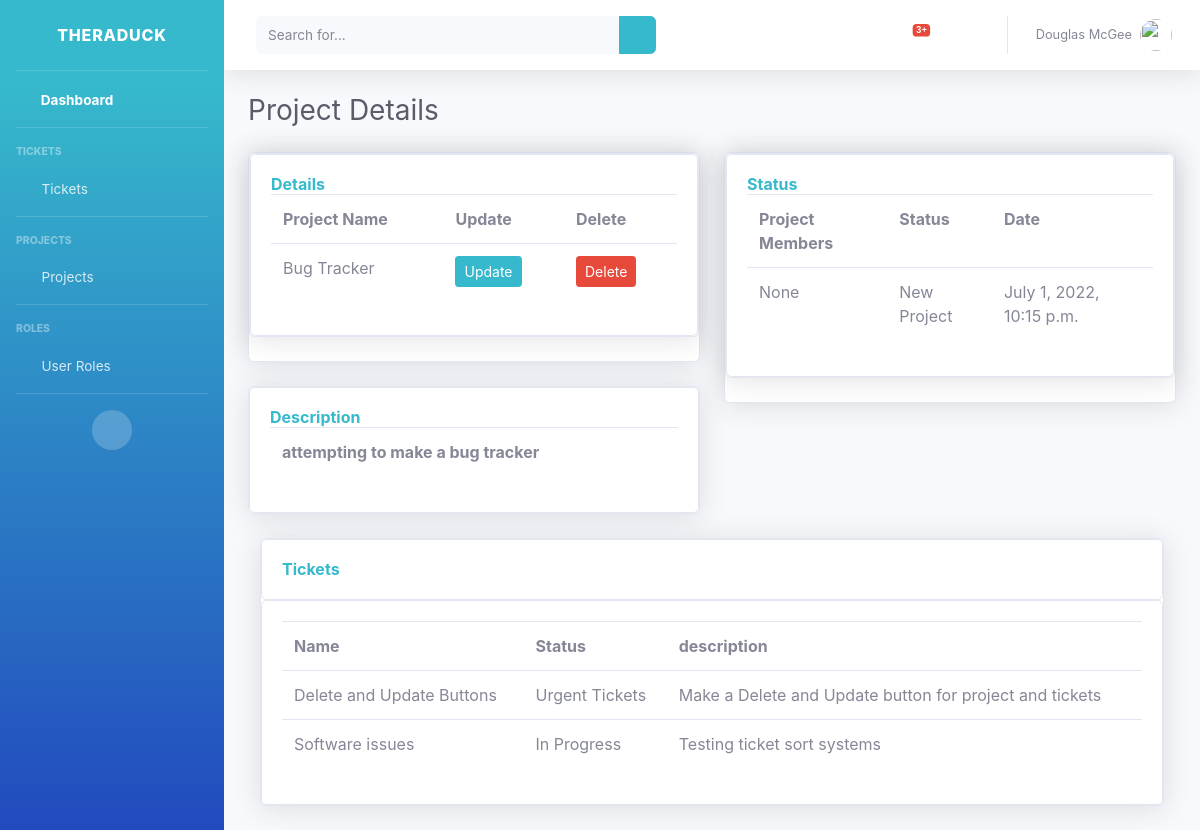
/project_details/1/, run on the app's committed database.
### accounts/models.py (models this page shows, shortened)
class Project(models.Model):
    name = models.CharField(max_length=500, null=True)
    description = models.CharField(max_length=500, null=True)
    STATUS = (
            ('New Project', 'New Project'),
            ('In Progress', 'In Progress'),
            ('Finished', 'Finished'),
                )
    member = models.ForeignKey(Member, null=True, on_delete=models.SET_NULL)
    status = models.CharField(max_length=500, null=True, choices=STATUS)
    date_created = models.DateTimeField(auto_now_add=True, null=True)

class Ticket(models.Model):
    name = models.CharField(max_length=500, null=True)
    description = models.CharField(max_length=500, null=True)
    STATUS = (
            ('New Tickets', 'New Tickets'),
            ('In Progress', 'In Progress'),
            ('Urgent Tickets', 'Urgent Tickets'),
            ('Resolved', 'Resolved'),
                )
    member = models.ForeignKey(Member, null=True, on_delete=models.SET_NULL)
    project = models.ForeignKey(Project, null=True, on_delete=models.SET_NULL)
    status = models.CharField(max_length=500, null=True, choices=STATUS)
    date_created = models.DateTimeField(auto_now_add=True, null=True)

### accounts/views.py (the view)
# urls.py: path('project_details/<str:pk>/', views.project_details, name="project_details"),
def project_details(request, pk):
    project_details = Project.objects.get(id=pk)
    tickets = project_details.ticket_set.all()
    context = {'project_details': project_details, 'tickets': tickets}
    return render(request, 'accounts/project_details.html', context)

### accounts/templates/accounts/project_details.html (shortened to what this page needs)
{% load static %}
<!DOCTYPE html>
<html lang="en">
<head>
    <link href="{% static 'vendor/fontawesome-free/css/all.min.css' %}" rel="stylesheet" type="text/css">
    <link href="{% static 'css/sb-admin-2.min.css' %}" rel="stylesheet">
</head>
<body id="page-top">
    <div id="wrapper">
            {% include 'accounts/sidebar.html' %}
                <div id="content-wrapper" class="d-flex flex-column">
                    <div id="content">
                {% include 'accounts/topbar.html' %}
                <div class="container-fluid">
                    <h1 class="h3 mb-4 text-gray-800">Project Details</h1>
                    <div class="row">
                        <div class="col-lg-6">
                            <div class="card shadow mb-4">
                                <div class="card shadow mb-4">
                                    <div class="card card-body">
                                        <h6 class="m-0 font-weight-bold text-primary">Details</h6>
                                        <table class="table">
                                            <tr>
                                                <th>Project Name</th>
                                                <th>Update</th>
                                                <th>Delete</th>
                                            </tr>
                                                <tr>
                                                    <td>{{project_details.name}}</td>
                                                    <td><a class="btn btn-sm btn-info" href="">Update</a></td>
                                                    <td><a class="btn btn-sm btn-danger" href="">Delete</a></td>
                                                </tr>
                                        </table>
                                    </div>
                                </div>
                            </div>
                            <div class="card shadow mb-4">
                                <div class="card card-body">
                                    <h6 class="m-0 font-weight-bold text-primary">Description</h6>
                                    <table class="table">
                                            <tr>
                                                <th>{{project_details.description}}</th>
                                            </tr>
                                    </table>
                                </div>
                            </div>
                        </div>
                        <div class="col-lg-6">
                            <div class="card shadow mb-4">
                                <div class="card shadow mb-4">
                                    <div class="card card-body">
                                        <h6 class="m-0 font-weight-bold text-primary">Status</h6>
                                        <table class="table">
                                            <tr>
                                                <th>Project Members</th>
                                                <th>Status</th>
                                                <th>Date</th>
                                            </tr>
                                                <tr>
                                                    <td>{{project_details.member}}</td>
                                                    <td>{{project_details.status}}</td>
                                                    <td>{{project_details.date_created}}</td>
                                                </tr>
                                        </table>
                                    </div>
                                </div>
                            </div>
                        </div>
                        <div class="container">
                            <div class="row">
                                    <div class="col-xl-13 col-lg-12">
                                            <div class="card shadow mb-4">
                                                <div class="row">
                                                    <div class="col-md">
                                                        <div class="card card-body">
                                                            <h6 class="m-0 font-weight-bold text-primary">Tickets</h6>
                                                        </div>
                                                        <div class="card card-body">
                                                            <table class="table">
                                                                <tr>
                                                                    <th>Name</th>
                                                                    <th>Status</th>
                                                                    <th>description</th>
                                                                </tr>
                                                                {% for ticket in tickets %}
                                                                    <tr>
                                                                        <td>{{ticket.name}}</td>
                                                                        <td>{{ticket.status}}</td>
                                                                        <td>{{ticket.description}}</td>
                                                                    </tr>
                                                                {% endfor %}
                                                            </table>
                                                        </div>
                                                    </div>
                                                </div>
                                            </div>
                                    </div>
                            </div>
                        </div>
                    </div>
                </div>
    </div>
</body>
</html>

### data on the page
Project: name "Bug Tracker", description "attempting to make a bug tracker", member "None", status "New Project", date_created "July 1, 2022, 10:15 p.m."
Ticket: name "Delete and Update Buttons", status "Urgent Tickets", description "Make a Delete and Update button for project and tickets"
Ticket: name "Software issues", status "In Progress", description "Testing ticket sort systems"
